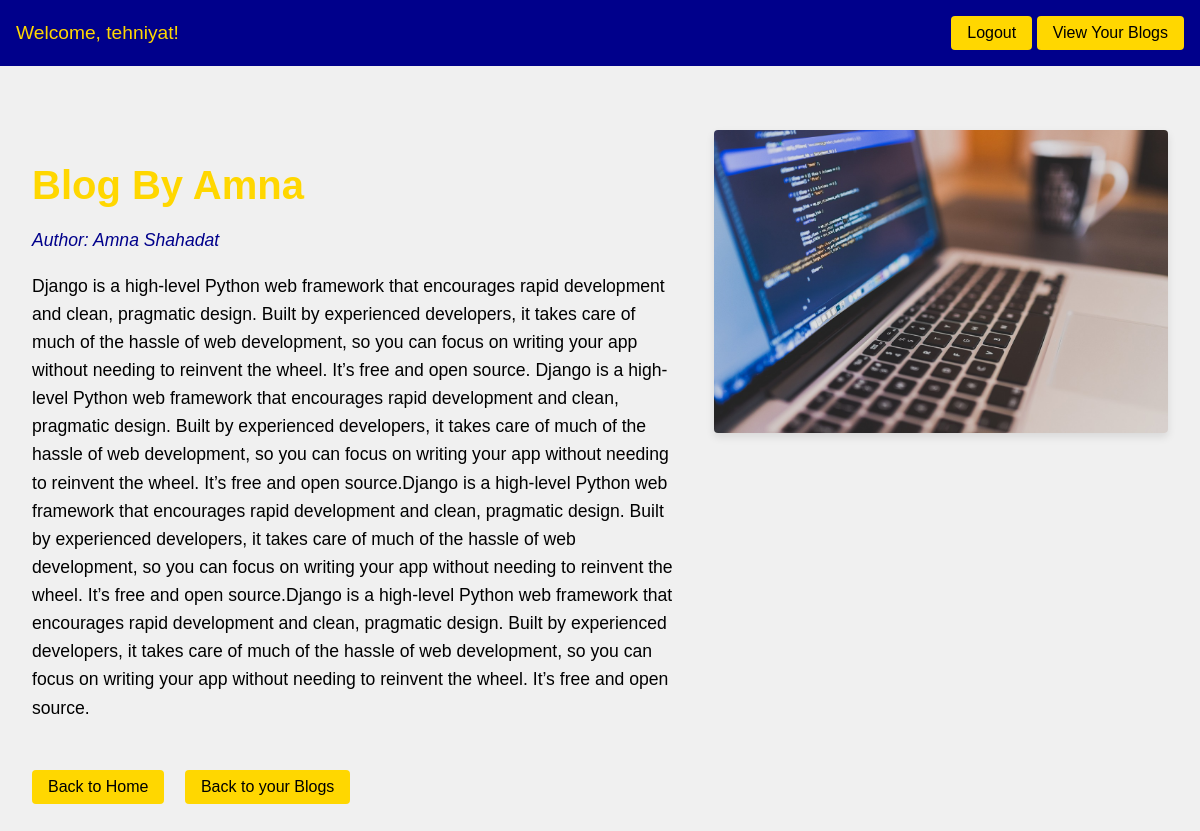
Page /blog/9/ (signed in) on the committed database.
### blog/models.py (models this page shows, shortened)
class Blog(models.Model):
    user = models.ForeignKey(User, on_delete=models.CASCADE)
    title = models.CharField(max_length=200)
    author = models.CharField(max_length=100,default='unknown')
    content = models.TextField()
    image = models.ImageField(upload_to='images/', blank=True, null=True)
    video = models.FileField(upload_to='videos/', blank=True, null=True)
    created_at = models.DateTimeField(auto_now_add=True)

### blog/views.py (the view)
# urls.py: path('blog/<int:pk>/', BlogDetailView.as_view(), name='blog_detail'),
class BlogDetailView(LoginRequiredMixin,DetailView):
    model = Blog
    template_name = 'blog/blog_detail.html'
    context_object_name = 'blog'

### blog/templates/blog/blog_detail.html (shortened to what this page needs)
{% extends "blog/base.html" %}
{% block content %}
<div class="blog-detail-container">
  <div class="blog-content">
    <h2 class="blog-title">{{ blog.title }}</h2>
    <p class="blog-author">Author: {{ blog.author }}</p>
    <p>{{ blog.content }}</p>
  </div>
  <div class="blog-media">
    {% if blog.image %}
      <img src="{{ blog.image.url }}" alt="{{ blog.title }}">
    {% endif %}
  </div>
</div>
<div class="back-links">
  <a href="{% url 'home' %}">Back to Home</a>
  <a href="{% url 'user_blogs' %}">Back to your Blogs</a>
</div>
{% endblock %}

### blog/templates/blog/base.html (shortened to what this page needs)
<!DOCTYPE html>
<html>
<head>
</head>
<body>
    <header>
        {% if user.is_authenticated %}
            <p>Welcome, {{ user.username }}!</p>
            <form id="logout-form" action="{% url 'logout' %}" method="post">
                <button type="submit">Logout</button>
                <a href="{% url 'user_blogs' %}" class="btn-primary">View Your Blogs</a>
            </form>
        {% endif %}
    </header>
    <main>
        {% block content %}
        {% endblock %}
    </main>
</body>
</html>

### blog/templates/blog/base.html (style rules this page uses)
body { font-family: Arial, sans-serif; background-color: #f0f0f0; margin: 0; padding: 0; }
header { background-color: #00008B; padding: 1rem; display: flex; justify-content: space-between; align-items: center; color: #FFD700; }
header p { margin: 0; font-size: 1.2rem; }
.btn-primary { display: inline-block; padding: 0.5rem 1rem; font-size: 1rem; border: none; border-radius: 0.25rem; cursor: pointer; color: #000000; background-color: #FFD700; text-decoration: none; transition: background-color 0.3s ease, color 0.3s ease; }
#logout-form { display: inline-block; margin: 0; }
#logout-form button { padding: 0.5rem 1rem; font-size: 1rem; border: none; border-radius: 0.25rem; cursor: pointer; color: #000000; background-color: #FFD700; transition: background-color 0.3s ease, color 0.3s ease; }
main { padding: 2rem; }

### blog/templates/blog/blog_detail.html (style rules this page uses)
.blog-detail-container { display: flex; flex-wrap: wrap; margin-top: 2rem; }
.blog-content { flex: 1; color: #000000; }
.blog-media { margin-left: 2rem; max-width: 40%; }
.blog-media img, .blog-media video { max-width: 100%; border-radius: 0.25rem; box-shadow: 0 4px 8px rgba(0, 0, 0, 0.1); }
.blog-title { color: #FFD700; font-size: 2.5rem; margin-bottom: 0.5rem; font-weight: bold; }
.blog-author { color: #00008B; font-size: 1.2rem; margin-bottom: 1.5rem; font-style: italic; }
.blog-content p { line-height: 1.6; font-size: 1.1rem; margin-bottom: 1rem; }
.back-links { margin-top: 2rem; }
.back-links a { display: inline-block; padding: 0.5rem 1rem; margin-right: 1rem; font-size: 1rem; border: none; border-radius: 0.25rem; cursor: pointer; color: #000000; background-color: #FFD700; text-decoration: none; transition: background-color 0.3s ease, color 0.3s ease; }

### rows in the picture
Blog: title "Blog By Amna", author "Amna Shahadat", content "Django is a high-level Python web framework that encourages rapid development and clean, pragmatic design. Built by experienced developers, it takes care of much of the hassle of web development, so you can focus on writing your app without needing to reinvent the wheel. It’s free and open source. Django is a high-level Python web framework that encourages rapid development and clean, pragmatic design. Built by experienced developers, it takes care of much of the hassle of web development, so you can focus on writing your app without needing to reinvent the wheel. It’s free and open source.Django is a high-level Python web framework that encourages rapid development and clean, pragmatic…", image (picture)

### other values in the picture
{{ user.username }} "tehniyat"
